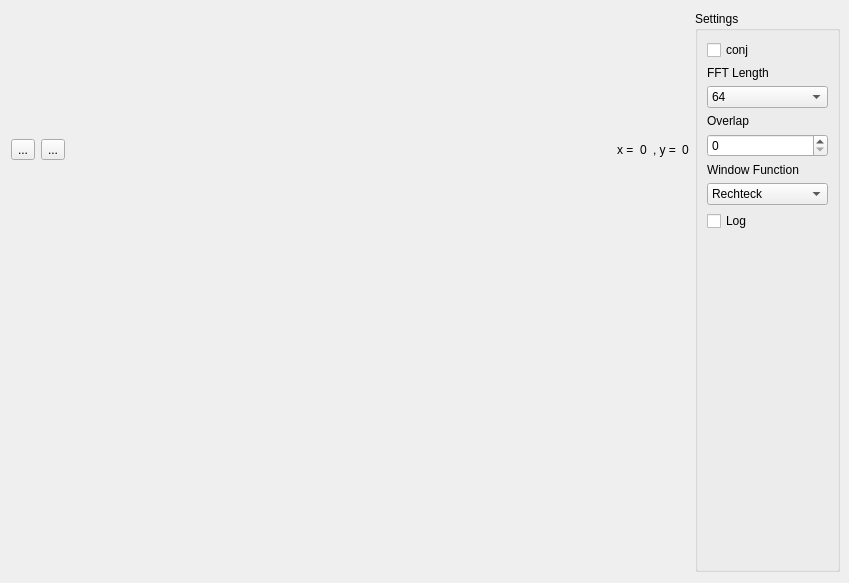
<?xml version="1.0" encoding="UTF-8"?>
<ui version="4.0">
 <class>SCDF0</class>
 <widget class="QWidget" name="SCDF0">
  <property name="geometry">
   <rect>
    <x>0</x>
    <y>0</y>
    <width>849</width>
    <height>583</height>
   </rect>
  </property>
  <property name="windowTitle">
   <string>Form</string>
  </property>
  <layout class="QHBoxLayout" name="horizontalLayout">
   <property name="rightMargin">
    <number>9</number>
   </property>
   <item>
    <layout class="QVBoxLayout" name="verticalLayout_3">
     <property name="leftMargin">
      <number>0</number>
     </property>
     <item>
      <layout class="QHBoxLayout" name="horizontalLayout_2">
       <property name="topMargin">
        <number>0</number>
       </property>
       <item>
        <widget class="QToolButton" name="button_zoom">
         <property name="text">
          <string>...</string>
         </property>
         <property name="icon">
          <iconset theme="go-home-symbolic">
           <normaloff>.</normaloff>.</iconset>
         </property>
         <property name="checkable">
          <bool>false</bool>
         </property>
         <property name="checked">
          <bool>false</bool>
         </property>
        </widget>
       </item>
       <item>
        <widget class="QToolButton" name="toolButton">
         <property name="text">
          <string>...</string>
         </property>
         <property name="icon">
          <iconset theme="zoom-in-symbolic">
           <normaloff>.</normaloff>.</iconset>
         </property>
         <property name="checkable">
          <bool>true</bool>
         </property>
        </widget>
       </item>
       <item>
        <spacer name="horizontalSpacer">
         <property name="orientation">
          <enum>Qt::Horizontal</enum>
         </property>
         <property name="sizeHint" stdset="0">
          <size>
           <width>40</width>
           <height>20</height>
          </size>
         </property>
        </spacer>
       </item>
       <item>
        <widget class="QLabel" name="label_5">
         <property name="text">
          <string>x =</string>
         </property>
        </widget>
       </item>
       <item>
        <widget class="QLabel" name="x_coord">
         <property name="text">
          <string>0</string>
         </property>
         <property name="textInteractionFlags">
          <set>Qt::LinksAccessibleByMouse|Qt::TextSelectableByKeyboard|Qt::TextSelectableByMouse</set>
         </property>
        </widget>
       </item>
       <item>
        <widget class="QLabel" name="label_2">
         <property name="text">
          <string>, y =</string>
         </property>
        </widget>
       </item>
       <item>
        <widget class="QLabel" name="y_coord">
         <property name="text">
          <string>0</string>
         </property>
         <property name="textInteractionFlags">
          <set>Qt::LinksAccessibleByMouse|Qt::TextSelectableByKeyboard|Qt::TextSelectableByMouse</set>
         </property>
        </widget>
       </item>
      </layout>
     </item>
     <item>
      <widget class="QwtPlot" name="qwtPlot">
       <property name="canvasBackground">
        <brush brushstyle="SolidPattern">
         <color alpha="255">
          <red>255</red>
          <green>255</green>
          <blue>255</blue>
         </color>
        </brush>
       </property>
      </widget>
     </item>
    </layout>
   </item>
   <item>
    <layout class="QVBoxLayout" name="verticalLayout">
     <property name="rightMargin">
      <number>0</number>
     </property>
     <item>
      <widget class="QGroupBox" name="groupBox">
       <property name="title">
        <string>Settings</string>
       </property>
       <layout class="QVBoxLayout" name="verticalLayout_2">
        <item>
         <widget class="QCheckBox" name="calc_conj">
          <property name="text">
           <string>conj</string>
          </property>
         </widget>
        </item>
        <item>
         <widget class="QLabel" name="label_3">
          <property name="text">
           <string>FFT Length</string>
          </property>
         </widget>
        </item>
        <item>
         <widget class="QComboBox" name="psd_fftlen">
          <item>
           <property name="text">
            <string>64</string>
           </property>
          </item>
          <item>
           <property name="text">
            <string>128</string>
           </property>
          </item>
          <item>
           <property name="text">
            <string>256</string>
           </property>
          </item>
          <item>
           <property name="text">
            <string>512</string>
           </property>
          </item>
          <item>
           <property name="text">
            <string>1024</string>
           </property>
          </item>
          <item>
           <property name="text">
            <string>2048</string>
           </property>
          </item>
          <item>
           <property name="text">
            <string>4096</string>
           </property>
          </item>
         </widget>
        </item>
        <item>
         <widget class="QLabel" name="label">
          <property name="text">
           <string>Overlap</string>
          </property>
         </widget>
        </item>
        <item>
         <widget class="QSpinBox" name="psd_overlap">
          <property name="maximum">
           <number>63</number>
          </property>
         </widget>
        </item>
        <item>
         <widget class="QLabel" name="label_6">
          <property name="text">
           <string>Window Function</string>
          </property>
         </widget>
        </item>
        <item>
         <widget class="QComboBox" name="psd_window_function">
          <item>
           <property name="text">
            <string>Rechteck</string>
           </property>
          </item>
          <item>
           <property name="text">
            <string>Hamming</string>
           </property>
          </item>
          <item>
           <property name="text">
            <string>Blackman</string>
           </property>
          </item>
          <item>
           <property name="text">
            <string>Blackman-Harris</string>
           </property>
          </item>
         </widget>
        </item>
        <item>
         <widget class="QCheckBox" name="button_log">
          <property name="text">
           <string>Log</string>
          </property>
         </widget>
        </item>
        <item>
         <spacer name="verticalSpacer">
          <property name="orientation">
           <enum>Qt::Vertical</enum>
          </property>
          <property name="sizeHint" stdset="0">
           <size>
            <width>20</width>
            <height>40</height>
           </size>
          </property>
         </spacer>
        </item>
       </layout>
      </widget>
     </item>
    </layout>
   </item>
  </layout>
 </widget>
 <customwidgets>
  <customwidget>
   <class>QwtPlot</class>
   <extends>QFrame</extends>
   <header>qwt_plot.h</header>
  </customwidget>
 </customwidgets>
 <resources/>
 <connections/>
</ui>
